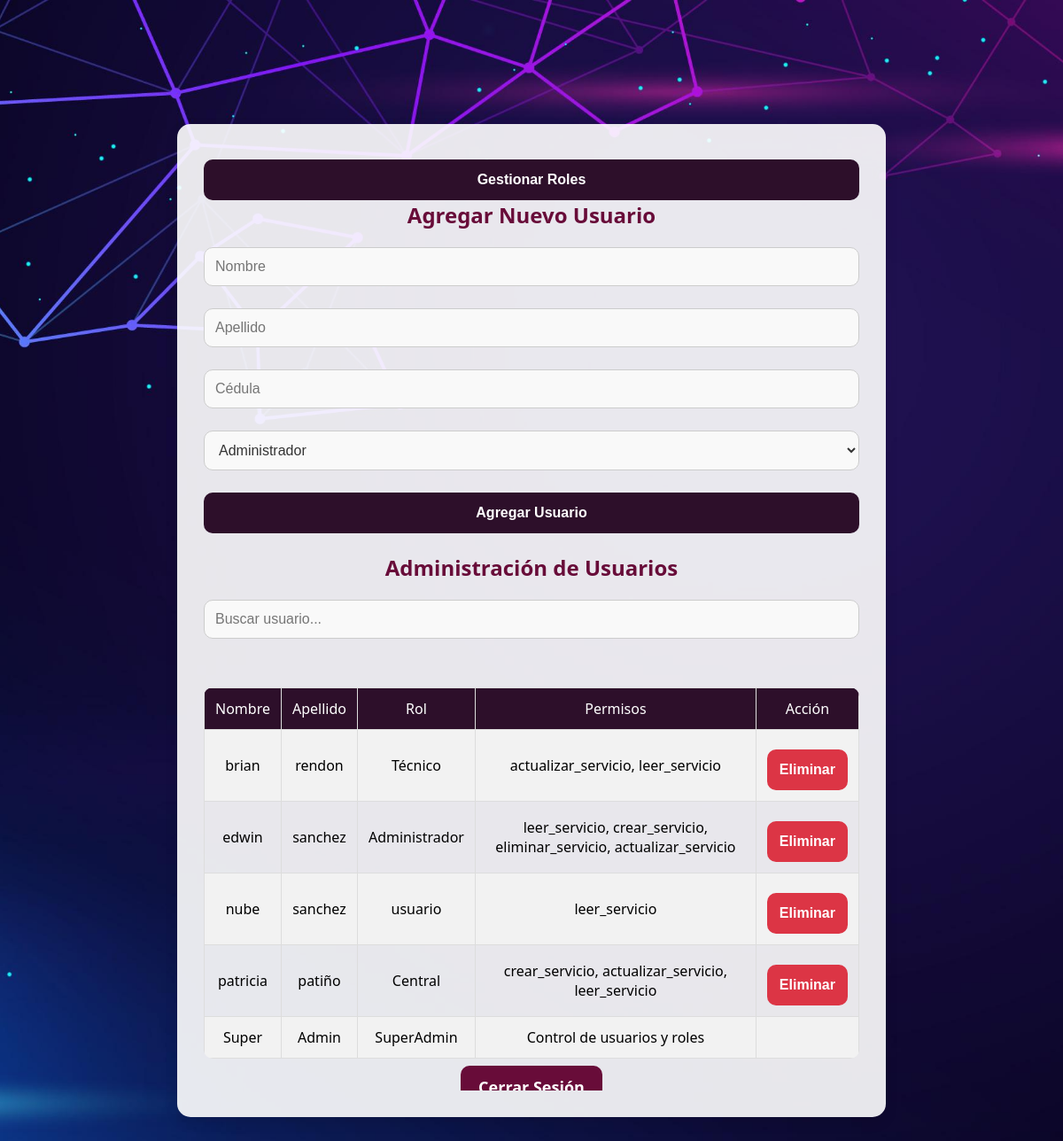
The page /administrador.php (signed in) on the database as committed earlier.
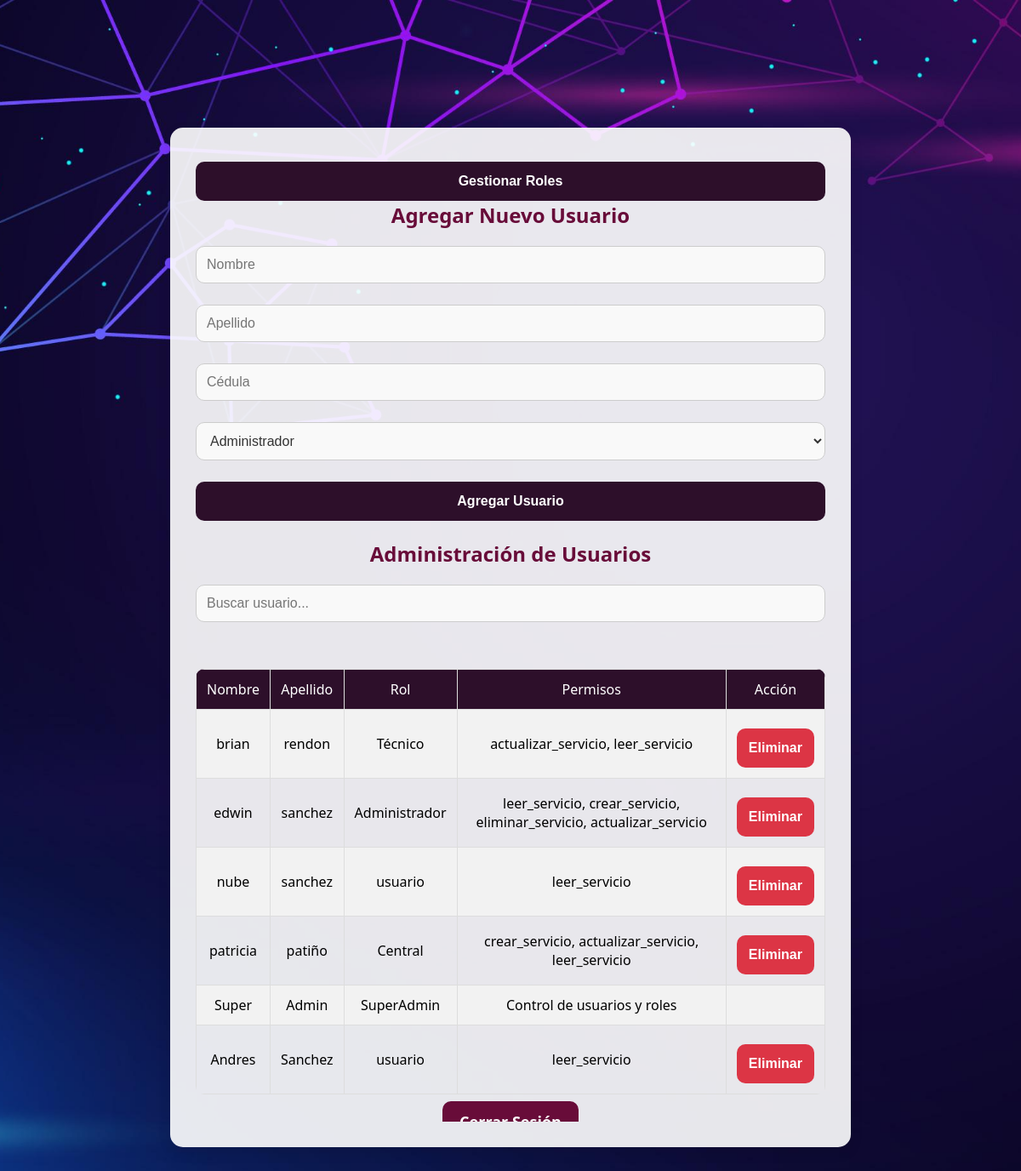
The same page on the database as committed later.
### tables this page shows
CREATE TABLE `empleados` (
  `Cedula_Empleado_id` int(11) NOT NULL,
  `Nombre` varchar(100) NOT NULL,
  `Apellido` varchar(100) NOT NULL,
  `Contraseña` varchar(100) NOT NULL,
  `Rol_id` int(11) NOT NULL,
  `Email` varchar(100) DEFAULT NULL,
  `Telefono` varchar(20) NOT NULL,
  `intentos_fallidos` int(11) DEFAULT 0,
  `fecha_hora_bloqueo` datetime DEFAULT NULL
);

CREATE TABLE `roles` (
  `id` int(11) NOT NULL,
  `nombre` varchar(50) NOT NULL,
  `descripcion` text DEFAULT NULL
);

### administrador.php (the view, shortened to what this page needs)
<?php
require_once 'config.php';
$sqlUsuarios = "
    SELECT e.Cedula_Empleado_id, e.Nombre, e.Apellido, e.Rol_id, r.nombre AS rol_nombre,
           GROUP_CONCAT(p.nombre SEPARATOR ', ') AS permisos
    FROM empleados e
    LEFT JOIN roles r ON e.Rol_id = r.id
    LEFT JOIN rol_permisos rp ON r.id = rp.rol_id
    LEFT JOIN permisos p ON rp.permiso_id = p.id
    GROUP BY e.Cedula_Empleado_id, e.Nombre, e.Apellido, r.nombre
";
$resultUsuarios = $conn->query($sqlUsuarios);
$sql = "SELECT id, nombre FROM roles";
$result = $conn->query($sql);
$rolesDisponibles = [];
if ($result->num_rows > 0) {
    while ($row = $result->fetch_assoc()) {
        $rolesDisponibles[$row['id']] = $row['nombre'];
    }
}
?>
<!DOCTYPE html>
<html lang="es">
<head>
</head>
<body>
<div class="container">
    <main class="container_scroll">
        <button onclick="window.location.href='roles.php'">
            <i class="fas fa-users-cog"></i> Gestionar Roles
        </button>
        <h3>Agregar Nuevo Usuario</h3>
        <form method="POST">
            <div class="form">
                <input type="text" name="nuevo_nombre" placeholder="Nombre" required>
                <input type="text" name="nuevo_apellido" placeholder="Apellido" required>
                <input type="number" name="nuevo_cedula" placeholder="Cédula" required>
                <select name="nuevo_rol">
                    <?php foreach ($rolesDisponibles as $id => $nombre) { ?>
                        <option value="<?php echo $id; ?>"><?php echo $nombre; ?></option>
                    <?php } ?>
                </select>
            </div>
            <button type="submit">Agregar Usuario</button>
        </form>
        <br>
        <h2>Administración de Usuarios</h2>
        <input type="text" id="buscarUsuario" placeholder="Buscar usuario..." onkeyup="filtrarUsuarios()">
        <div class="table-container">
            <table>
                <tr>
                    <th>Nombre</th>
                    <th>Apellido</th>
                    <th>Rol</th>
                    <th>Permisos</th>
                    <th>Acción</th>
                </tr>
                <?php while ($usuario = $resultUsuarios->fetch_assoc()) { ?>
                <tr>
                    <td><?php echo $usuario['Nombre']; ?></td>
                    <td><?php echo $usuario['Apellido']; ?></td>
                    <td><?php echo $usuario['rol_nombre']; ?></td>
                    <td><?php echo $usuario['Rol_id'] == 0 ? 'Control de usuarios y roles' : ($usuario['permisos'] ? $usuario['permisos'] : 'No asignados'); ?></td>
                    <td>
                        <?php if ($usuario['Rol_id'] != 0) { ?>
                            <form method="POST">
                                <button type="submit" class="delete">Eliminar</button>
                            </form>
                        <?php } ?>
                    </td>
                </tr>
                <?php } ?>
            </table>
        </div>
        <div class="logout">
            <a href="logout.php">Cerrar Sesión</a>
        </div>
    </main>
</div>
</body>
</html>

Rows that differ between the two databases and show on the page:
added empleados: Nombre "Andres", Apellido "Sanchez", Rol.nombre "usuario", permisos "leer_servicio"
